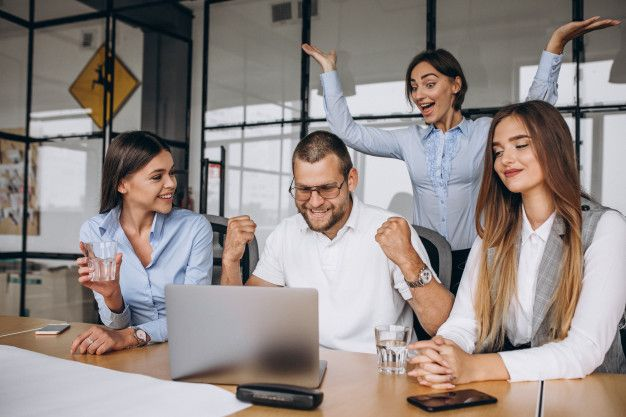
#> input picture PrimerAvance/oficina.jpg, 626 x 417 px
$ python findFaces_images.py
#> lines starting #> are read from the running program, lines starting #| are printed output that depends on the picture; after the words box and inside, x2 and y2 are one past the last pixel; in counts of white or black regions, pixels touching at a corner belong together

# Primer Avance - Proyecto Final de Arquitectura de Computadoras

# Deteccion de rostros en imagenes usando Python y la libreria OpenCV

# Autores:
# Hincho Jove, Angel Eduardo
# Guerra Rosas, Rodrigo Raul

import cv2
import numpy as np

# Cargamos el clasificador de rostros frontal con ayuda de cv2

faceClassif = cv2.CascadeClassifier(cv2.data.haarcascades + 'haarcascade_frontalface_default.xml')

# Cargamos la imagen con la cual trabajaremos, 'oficina.jpg'

image = cv2.imread('oficina.jpg')
#> image is the input picture: shape (417, 626, 3); mean B, G, R 133.5, 137.4, 147.3

# Transformamos la imagen a escala de grises con ayuda de cv2

gray = cv2.cvtColor(image, cv2.COLOR_BGR2GRAY)
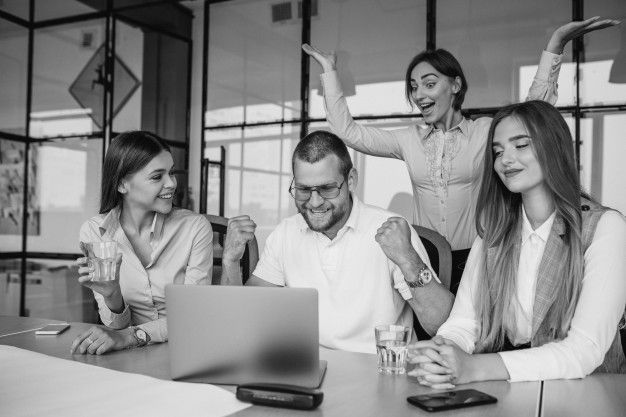
#> gray: shape (417, 626); min 0, max 250, mean 139.9

# Una vez tenemos el clasificador de rostros y la imagen cargadas
# debemos entregarle al clasificador la imagen con ayuda del metodo
# 'detectMultiScale' mandando como argumento la imagen en escala de
# grises junto con otros parametros que explicaremos a continuacion

# El 1er parametro es la imagen con la que trabajaremos

# El 2do parametro especifica en que proporcion sera reducida la
# imagen, '1.1' significa que la imagen sera reducida en un 10%

# El 3er parametro nos indica cuantos vecinos 'candidatos' debe
# tener un rectangulo o pedazo de imagen que debe tener un rostro
# para ser detectado como un 'verdadero rostro' o 'caso positivo'

# El 4to y 5to parametro especifican el tamanio minimo y maximo
# posible el cual podria ocupar un rostro dentro de nuestra imagen

faces = faceClassif.detectMultiScale(image,
    scaleFactor = 1.1,
    minNeighbors = 5,
    minSize = (30, 30),
    maxSize = (200, 200))
#> faces = [[137, 153, 58, 58], [283, 164, 67, 67], [479, 123, 64, 64]]

# Una vez hayamos encontrado todos los rostros debemos iterar en
# cada uno de estos para poder dibujar rectangulos a sus alrededores
# y de esa manera sean facilmente identificables por el usuario

for (x, y, w, h) in faces:
    cv2.rectangle(image, (x, y), (x + w, y + h), (0, 255, 0), 2)
#> this loop made 3 passes
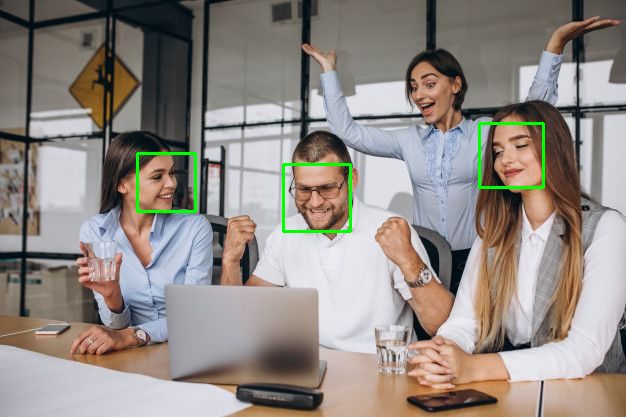
#> image: shape (417, 626, 3); 0.86% of pixels changed, all inside (x1, y1, x2, y2) = (136, 122, 545, 233)

# Mostramos la imagen procesada con rectangulos verdes en los rostros

cv2.imshow('Oficina', image)

# Si se presiona alguna tecla entonces se cerraran todas las ventanas

cv2.waitKey(0)
cv2.destroyAllWindows()
